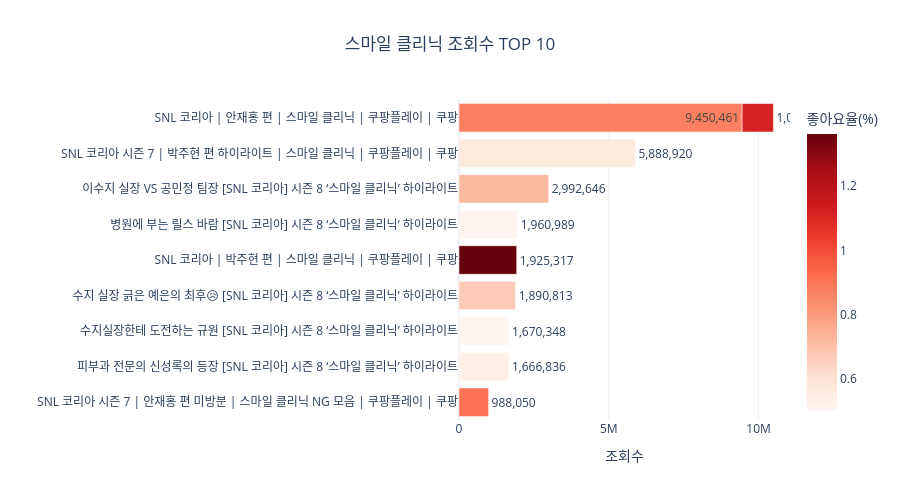

Source (notebook cell):
### Markdown cell above
## 10-6. TOP 10 스마일 클리닉 영상 조회수 순위

### Code cell
top10_smile = smile_df.sort_values('view_count', ascending=False).head(10)
 
fig6 = px.bar(
    top10_smile,
    x='view_count',
    y='title',
    orientation='h',
    color='like_rate',
    color_continuous_scale='Reds',
    text='view_count',
    title='스마일 클리닉 조회수 TOP 10',
    labels={'view_count': '조회수', 'title': '', 'like_rate': '좋아요율(%)'},
    template='plotly_white',
    height=500
)
fig6.update_traces(texttemplate='%{text:,.0f}', textposition='outside')
fig6.update_layout(title_x=0.5, yaxis={'categoryorder': 'total ascending'})
fig6.show()

### Figure 1 — Plotly figure (JSON) as saved in the notebook; plotly's stock layout.template omitted (floating-point values rounded to 4 significant figures)
{"data": [{"hovertemplate": "조회수=%{text}<br>=%{y}<br>좋아요율(%)=%{marker.color}<extra></extra>", "legendgroup": "", "marker": {"color": [0.8767, 0.5672, 0.7198, 0.5071, 1.363, 0.6709, 0.504, 0.5353, 1.116, 0.9083], "coloraxis": "coloraxis", "pattern": {"shape": ""}}, "name": "", "orientation": "h", "showlegend": false, "text": [9450000.0, 5889000.0, 2993000.0, 1961000.0, 1925000.0, 1891000.0, 1670000.0, 1667000.0, 1045000.0, 988000.0], "textposition": "outside", "texttemplate": "%{text:,.0f}", "type": "bar", "x": [9450461, 5888920, 2992646, 1960989, 1925317, 1890813, 1670348, 1666836, 1044515, 988050], "xaxis": "x", "y": ["SNL 코리아 | 안재홍 편 | 스마일 클리닉 | 쿠팡플레이 | 쿠팡", "SNL 코리아 시즌 7 | 박주현 편 하이라이트 | 스마일 클리닉 | 쿠팡플레이 | 쿠팡", "이수지 실장 VS 공민정 팀장 [SNL 코리아] 시즌 8 ‘스마일 클리닉’ 하이라이트", "병원에 부는 릴스 바람 [SNL 코리아] 시즌 8 ‘스마일 클리닉’ 하이라이트", "SNL 코리아 | 박주현 편 | 스마일 클리닉 | 쿠팡플레이 | 쿠팡", "수지 실장 긁은 예은의 최후😥 [SNL 코리아] 시즌 8 ‘스마일 클리닉’ 하이라이트", "수지실장한테 도전하는 규원 [SNL 코리아] 시즌 8 ‘스마일 클리닉’ 하이라이트", "피부과 전문의 신성록의 등장 [SNL 코리아] 시즌 8 ‘스마일 클리닉’ 하이라이트", "SNL 코리아 | 안재홍 편 | 스마일 클리닉 | 쿠팡플레이 | 쿠팡", "SNL 코리아 시즌 7 | 안재홍 편 미방분 | 스마일 클리닉 NG 모음 | 쿠팡플레이 | 쿠팡"], "yaxis": "y"}], "layout": {"barmode": "relative", "coloraxis": {"colorbar": {"title": {"text": "좋아요율(%)"}}, "colorscale": [[0, "rgb(255,245,240)"], [0.125, "rgb(254,224,210)"], [0.25, "rgb(252,187,161)"], [0.375, "rgb(252,146,114)"], [0.5, "rgb(251,106,74)"], [0.625, "rgb(239,59,44)"], [0.75, "rgb(203,24,29)"], [0.875, "rgb(165,15,21)"], [1, "rgb(103,0,13)"]]}, "height": 500, "legend": {"tracegroupgap": 0}, "title": {"text": "스마일 클리닉 조회수 TOP 10", "x": 0.5}, "xaxis": {"anchor": "y", "domain": [0, 1], "title": {"text": "조회수"}}, "yaxis": {"anchor": "x", "categoryorder": "total ascending", "domain": [0, 1], "title": {"text": ""}}}}
